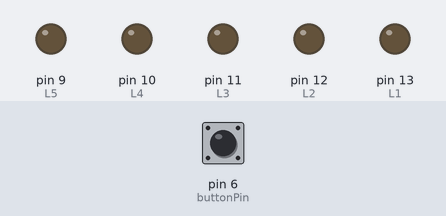
A sketch run on a simulated Arduino Uno, built with avr-gcc and run on an emulated ATmega328P. Shown: output pins drawn as LEDs (lit = HIGH). Dashed ring = blinking. Inputs (shaded band) come from the test bench; at power-on: pin 6 (buttonPin) LOW.

Above: at 1.2 s.
1.3 s: pin 6 (buttonPin) pulled HIGH for 0.15 s
At 1.81 s:
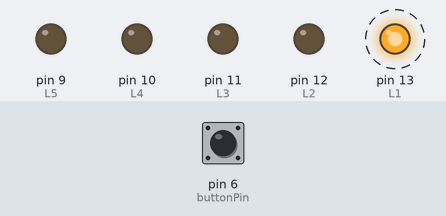
At 2.16 s:
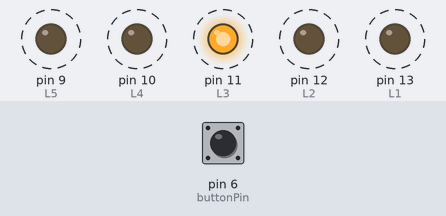
4.3 s: pin 6 (buttonPin) pulled HIGH for 3.2 s
At 4.3 s:
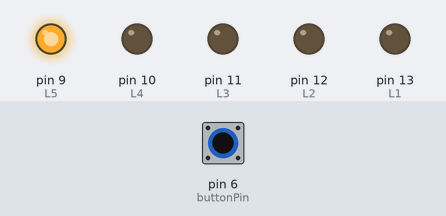
Timing chart, 0 to 7.3 s (numbered marks = the images above; inputs shaded):
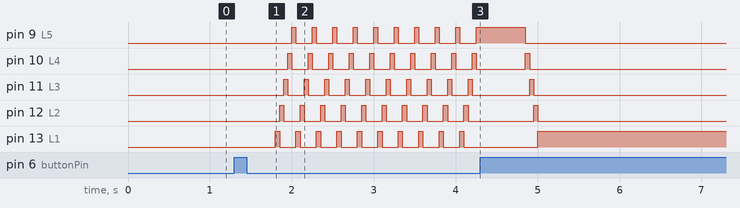

The sketch:

program2.ino
```cpp
//LED Patterns
int L1 = 13;
int L2 = 12;
int L3 = 11;
int L4 = 10;
int L5 = 9;

int buttonPin = 6;  //the number of the pushbutton pin

int de=50;  // delay time

int p=0;    // variable for pattem

int buttonState = 0;         // variable for reading the pushbutton status

void setup() {


  pinMode(L1, OUTPUT);
  pinMode(L2, OUTPUT);
  pinMode(L3, OUTPUT);
  pinMode(L4, OUTPUT);
  pinMode(L5, OUTPUT);

  pinMode(buttonPin, INPUT);

}

void loop()
{
 buttonState = digitalRead(buttonPin);

 if (buttonState == HIGH)

    {
      p++;
      delay(500);
    }
    else if(p==3)
    {
      p=p-2;
    }

  if(p==1)              // eto ung first pattern ng code nila bali 2 sets ito since 2 patterns ang ginagawa ng LED nila
  {
 digitalWrite(L1,1);
 digitalWrite(L2,0);
 digitalWrite(L3,0);
 digitalWrite(L4,0);
 digitalWrite(L5,0); //1
  delay(de);

 digitalWrite(L1,0);
 digitalWrite(L2,1);
 digitalWrite(L3,0);
 digitalWrite(L4,0);
 digitalWrite(L5,0);  //2
  delay(de);

 digitalWrite(L1,0);
 digitalWrite(L2,0);
 digitalWrite(L3,1);
 digitalWrite(L4,0);
 digitalWrite(L5,0);  //3
  delay(de);

 digitalWrite(L1,0);
 digitalWrite(L2,0);
 digitalWrite(L3,0);
 digitalWrite(L4,1);
 digitalWrite(L5,0); //4
  delay(de);

 digitalWrite(L1,0);
 digitalWrite(L2,0);
 digitalWrite(L3,0);
 digitalWrite(L4,0);
 digitalWrite(L5,1);  //5
  delay(de);

   }

  if(p==2)                    // etong "p==2" is ung second pattern ng code nila eto ung second effect na nangyayari sa LEDs
  {
  digitalWrite(L1,0);
 digitalWrite(L2,0);
 digitalWrite(L3,0);
 digitalWrite(L4,0);
 digitalWrite(L5,1);  //5
  delay(de);

  digitalWrite(L1,0);
 digitalWrite(L2,0);
 digitalWrite(L3,0);
 digitalWrite(L4,1);
 digitalWrite(L5,0);  //4
  delay(de);

  digitalWrite(L1,0);
 digitalWrite(L2,0);
 digitalWrite(L3,1);
 digitalWrite(L4,0);
 digitalWrite(L5,0); //3
  delay(de);


  digitalWrite(L1,0);
 digitalWrite(L2,1);
 digitalWrite(L3,0);
 digitalWrite(L4,0);
 digitalWrite(L5,0);  //2
  delay(de);

   digitalWrite(L1,1);
 digitalWrite(L2,0);
 digitalWrite(L3,0);
 digitalWrite(L4,0);
 digitalWrite(L5,0);  //1
  delay(de);

  }


}
```

Measured:
- after the input at 1.3 s, pin 9 (L5): alternates HIGH for 0.05 s and LOW for 0.20 s, starting after 0.70 s; pin 10 (L4): alternates HIGH for 0.05 s and LOW for 0.20 s, starting after 0.65 s
